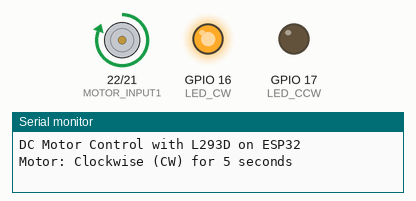
This sketch was run on a simulated ESP32. Shown: motor-driver pin pairs drawn as motors (green arrow = first pin HIGH = forward, orange = second pin HIGH = backward, longer = more drive, scaled by the enable pin), output pins drawn as LEDs (lit = HIGH), the last lines printed to the serial monitor.

Above: at 2.5 s.
At 5.2 s:
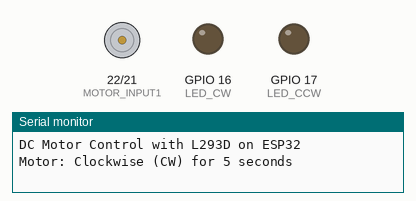
At 8.0 s:
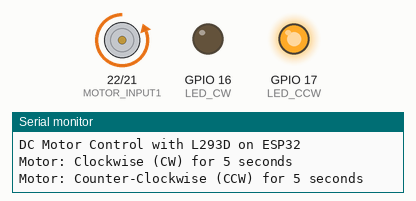
Timing chart, 0 to 14.3 s (numbered marks = the images above):
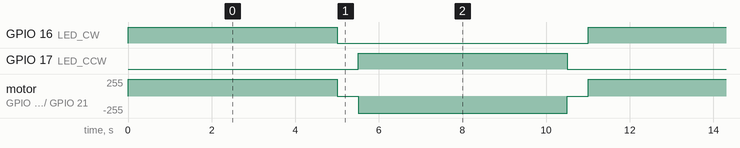

Measured:
- by itself, GPIO 16 (LED_CW), GPIO 17 (LED_CCW): alternates HIGH for 5.0 s and LOW for 6.0 s
- by itself, motor on GPIO 22 (MOTOR_INPUT1) / GPIO 21 (MOTOR_INPUT2): repeats every 11.0 s: stopped 0.50 s, backward 255/255 5.0 s, stopped 0.50 s, forward 255/255 5.0 s

The sketch:

HBridge.ino
```cpp
// กำหนด Pins สำหรับการควบคุม L293D Motor Driver
const int MOTOR_ENABLE = 23; // ENABLE1 (Pin 1)
const int MOTOR_INPUT1 = 22; // INPUT1 (Pin 2)
const int MOTOR_INPUT2 = 21; // INPUT2 (Pin 7)

// กำหนด Pins สำหรับ LED แสดงสถานะ
const int LED_CW = 16;       // LED 3 (แสดงการหมุนตามเข็มนาฬิกา)
const int LED_CCW = 17;      // LED 4 (แสดงการหมุนทวนเข็มนาฬิกา)

void setup() { //H-Bridge L293D
  // ตั้งค่า Pins สำหรับควบคุม L293D เป็น OUTPUT
  pinMode(MOTOR_ENABLE, OUTPUT);
  pinMode(MOTOR_INPUT1, OUTPUT);
  pinMode(MOTOR_INPUT2, OUTPUT);

  // ตั้งค่า Pins สำหรับ LED เป็น OUTPUT
  pinMode(LED_CW, OUTPUT);
  pinMode(LED_CCW, OUTPUT);

  // เปิดใช้งาน L293D Driver (ต้องเป็น HIGH เสมอเพื่อให้มอเตอร์ทำงาน)
  digitalWrite(MOTOR_ENABLE, HIGH);

  // ตั้งค่าเริ่มต้น: มอเตอร์หยุดหมุนและ LED ดับ
  stopMotor();

  Serial.begin(115200); // ESP32 มักใช้ Baud Rate ที่สูงกว่า
  Serial.println("DC Motor Control with L293D on ESP32");
}

void loop() {
  // 1. หมุนตามเข็มนาฬิกา (Clockwise - CW)
  rotateCW();
  Serial.println("Motor: Clockwise (CW) for 5 seconds");
  delay(5000); // หน่วงเวลา 5 วินาที

  // หยุดมอเตอร์ชั่วขณะ (ทางเลือก: เพื่อความชัดเจนในการเปลี่ยนทิศทาง)
  stopMotor();
  delay(500); // หน่วงเวลา 0.5 วินาที

  // 2. หมุนทวนเข็มนาฬิกา (Counter-Clockwise - CCW)
  rotateCCW();
  Serial.println("Motor: Counter-Clockwise (CCW) for 5 seconds");
  delay(5000); // หน่วงเวลา 5 วินาที

  // หยุดมอเตอร์ชั่วขณะก่อนวนซ้ำ
  stopMotor();
  delay(500); // หน่วงเวลา 0.5 วินาที
}

// --- ฟังก์ชันควบคุมมอเตอร์และ LED ---

// ฟังก์ชันสำหรับหมุนตามเข็มนาฬิกา (Forward)
void rotateCW() {
  // ควบคุม L293D: INPUT1 = HIGH, INPUT2 = LOW
  digitalWrite(MOTOR_INPUT1, HIGH);
  digitalWrite(MOTOR_INPUT2, LOW);

  // ควบคุม LED: LED_CW (GPIO 16) ติด, LED_CCW (GPIO 17) ดับ
  digitalWrite(LED_CW, HIGH);
  digitalWrite(LED_CCW, LOW);
}

// ฟังก์ชันสำหรับหมุนทวนเข็มนาฬิกา (Reverse)
void rotateCCW() {
  // ควบคุม L293D: INPUT1 = LOW, INPUT2 = HIGH
  digitalWrite(MOTOR_INPUT1, LOW);
  digitalWrite(MOTOR_INPUT2, HIGH);

  // ควบคุม LED: LED_CCW (GPIO 17) ติด, LED_CW (GPIO 16) ดับ
  digitalWrite(LED_CW, LOW);
  digitalWrite(LED_CCW, HIGH);
}

// ฟังก์ชันสำหรับหยุดมอเตอร์ (Brake/Coast - ใช้ Low, Low)
void stopMotor() {
  // ควบคุม L293D: INPUT1 = LOW, INPUT2 = LOW (หยุด)
  digitalWrite(MOTOR_INPUT1, LOW);
  digitalWrite(MOTOR_INPUT2, LOW);

  // ควบคุม LED: ดับทั้งคู่
  digitalWrite(LED_CW, LOW);
  digitalWrite(LED_CCW, LOW);
}
```
